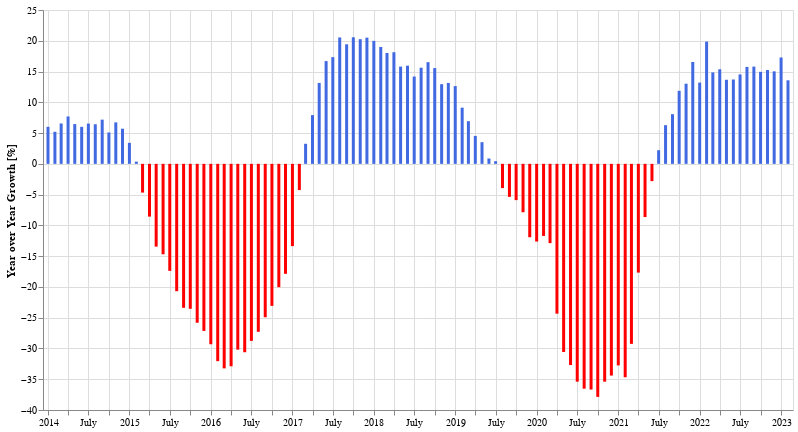
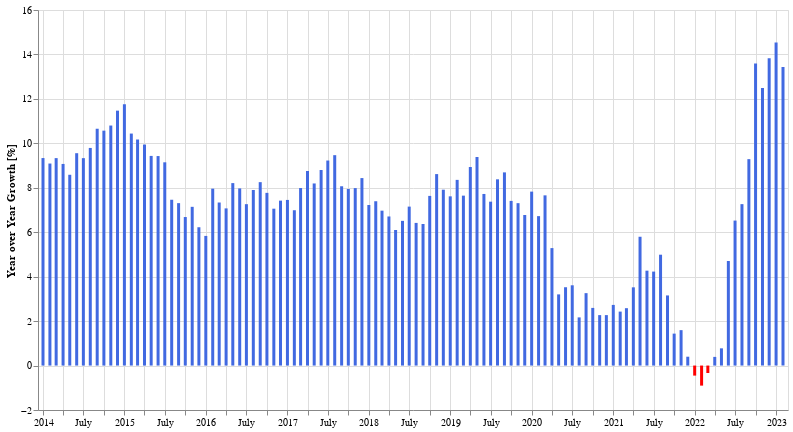
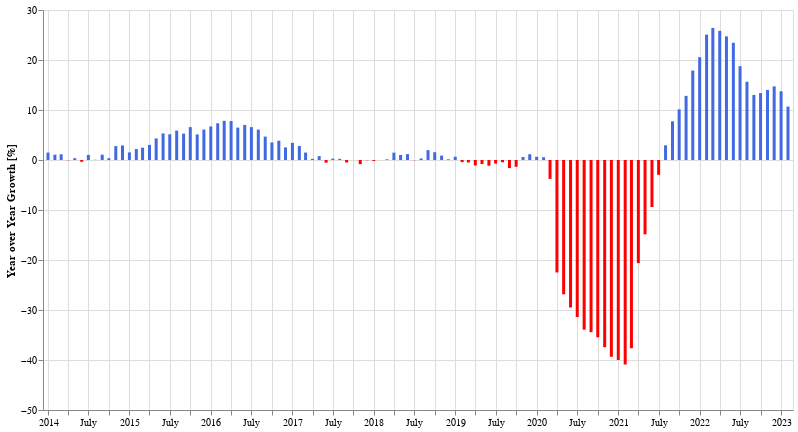
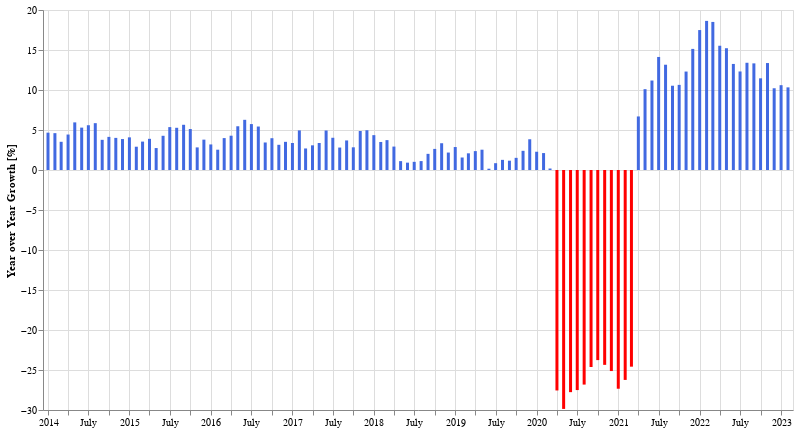

Here is the notebook cell these charts were saved with, in order:
### Code cell
charts = sorted([yoyChartFor(combined, c) for c in combined.columns.tolist()], key=lambda v: v[0] if v else 0)

isFirstDecliner = True
display(HTML("<h2 id='growth'>{}</h2>".format("Growing Sectors")))
display(HTML("<p>{}</p><br>".format("(largest growers first)")))
for v in reversed(charts):
    if v is None: continue
        
    if v[0] < 0 and isFirstDecliner:
        isFirstDecliner = False
        display(HTML("<h2 id='decline'>{}</h2>".format("Declining Sectors")))
        display(HTML("<p>{}</p><br>".format("(smallest decliners first)")))

    display(HTML("<h4>{}</h4><br>".format(v[1].to_dict()['title'])))
    v[1].properties(title='').display()

### Figure 1 — Vega-Lite specification as saved in the notebook (floating-point values rounded to 4 significant figures)
{"config": {"view": {"continuousWidth": 400, "continuousHeight": 300}}, "data": {"name": "data-0a5ef66072732fdb6ac293641fd5a50a"}, "mark": {"type": "bar", "width": 3}, "encoding": {"color": {"condition": {"value": "red", "test": "datum['Support-activities-for-mining'] < 0"}, "value": "royalblue"}, "tooltip": [{"field": "index", "type": "temporal"}, {"field": "Support-activities-for-mining", "format": ",.02f", "title": "YoY % Change", "type": "quantitative"}], "x": {"axis": {"title": ""}, "field": "index", "type": "temporal"}, "y": {"axis": {"title": "Year over Year Growth [%]"}, "field": "Support-activities-for-mining", "type": "quantitative"}}, "height": 400, "title": "", "width": 750, "$schema": "https://vega.github.io/schema/vega-lite/v4.17.0.json", "datasets": {"data-0a5ef66072732fdb6ac293641fd5a50a": [{"index": "2014-01-01T00:00:00", "Support-activities-for-mining": 6.02}, {"index": "2014-02-01T00:00:00", "Support-activities-for-mining": 5.209}, {"index": "2014-03-01T00:00:00", "Support-activities-for-mining": 6.561}, {"index": "2014-04-01T00:00:00", "Support-activities-for-mining": 7.7}, {"index": "2014-05-01T00:00:00", "Support-activities-for-mining": 6.462}, {"index": "2014-06-01T00:00:00", "Support-activities-for-mining": 6.012}, {"index": "2014-07-01T00:00:00", "Support-activities-for-mining": 6.547}, {"index": "2014-08-01T00:00:00", "Support-activities-for-mining": 6.434}, {"index": "2014-09-01T00:00:00", "Support-activities-for-mining": 7.18}, {"index": "2014-10-01T00:00:00", "Support-activities-for-mining": 5.098}, {"index": "2014-11-01T00:00:00", "Support-activities-for-mining": 6.739}, {"index": "2014-12-01T00:00:00", "Support-activities-for-mining": 5.706}, {"index": "2015-01-01T00:00:00", "Support-activities-for-mining": 3.417}, {"index": "2015-02-01T00:00:00", "Support-activities-for-mining": 0.3605}, {"index": "2015-03-01T00:00:00", "Support-activities-for-mining": -4.671}, {"index": "2015-04-01T00:00:00", "Support-activities-for-mining": -8.575}, {"index": "2015-05-01T00:00:00", "Support-activities-for-mining": -13.45}, {"index": "2015-06-01T00:00:00", "Support-activities-for-mining": -14.7}, {"index": "2015-07-01T00:00:00", "Support-activities-for-mining": -17.39}, {"index": "2015-08-01T00:00:00", "Support-activities-for-mining": -20.7}, {"index": "2015-09-01T00:00:00", "Support-activities-for-mining": -23.39}, {"index": "2015-10-01T00:00:00", "Support-activities-for-mining": -23.56}, {"index": "2015-11-01T00:00:00", "Support-activities-for-mining": -25.82}, {"index": "2015-12-01T00:00:00", "Support-activities-for-mining": -27.15}, {"index": "2016-01-01T00:00:00", "Support-activities-for-mining": -29.32}, {"index": "2016-02-01T00:00:00", "Support-activities-for-mining": -32.06}, {"index": "2016-03-01T00:00:00", "Support-activities-for-mining": -33.23}, {"index": "2016-04-01T00:00:00", "Support-activities-for-mining": -32.89}, {"index": "2016-05-01T00:00:00", "Support-activities-for-mining": -30.19}, {"index": "2016-06-01T00:00:00", "Support-activities-for-mining": -30.61}, {"index": "2016-07-01T00:00:00", "Support-activities-for-mining": -28.77}, {"index": "2016-08-01T00:00:00", "Support-activities-for-mining": -27.29}, {"index": "2016-09-01T00:00:00", "Support-activities-for-mining": -24.93}, {"index": "2016-10-01T00:00:00", "Support-activities-for-mining": -23.08}, {"index": "2016-11-01T00:00:00", "Support-activities-for-mining": -20.04}, {"index": "2016-12-01T00:00:00", "Support-activities-for-mining": -17.87}, {"index": "2017-01-01T00:00:00", "Support-activities-for-mining": -13.36}, {"index": "2017-02-01T00:00:00", "Support-activities-for-mining": -4.265}, {"index": "2017-03-01T00:00:00", "Support-activities-for-mining": 3.262}, {"index": "2017-04-01T00:00:00", "Support-activities-for-mining": 7.921}, {"index": "2017-05-01T00:00:00", "Support-activities-for-mining": 13.15}, {"index": "2017-06-01T00:00:00", "Support-activities-for-mining": 16.7}, {"index": "2017-07-01T00:00:00", "Support-activities-for-mining": 17.34}, {"index": "2017-08-01T00:00:00", "Support-activities-for-mining": 20.54}, {"index": "2017-09-01T00:00:00", "Support-activities-for-mining": 19.43}, {"index": "2017-10-01T00:00:00", "Support-activities-for-mining": 20.57}, {"index": "2017-11-01T00:00:00", "Support-activities-for-mining": 20.26}, {"index": "2017-12-01T00:00:00", "Support-activities-for-mining": 20.51}, {"index": "2018-01-01T00:00:00", "Support-activities-for-mining": 19.98}, {"index": "2018-02-01T00:00:00", "Support-activities-for-mining": 19.0}, {"index": "2018-03-01T00:00:00", "Support-activities-for-mining": 18.02}, {"index": "2018-04-01T00:00:00", "Support-activities-for-mining": 18.14}, {"index": "2018-05-01T00:00:00", "Support-activities-for-mining": 15.8}, {"index": "2018-06-01T00:00:00", "Support-activities-for-mining": 15.95}, {"index": "2018-07-01T00:00:00", "Support-activities-for-mining": 14.19}, {"index": "2018-08-01T00:00:00", "Support-activities-for-mining": 15.62}, {"index": "2018-09-01T00:00:00", "Support-activities-for-mining": 16.53}, {"index": "2018-10-01T00:00:00", "Support-activities-for-mining": 15.56}, {"index": "2018-11-01T00:00:00", "Support-activities-for-mining": 12.94}, {"index": "2018-12-01T00:00:00", "Support-activities-for-mining": 13.15}, {"index": "2019-01-01T00:00:00", "Support-activities-for-mining": 12.63}, {"index": "2019-02-01T00:00:00", "Support-activities-for-mining": 9.127}, {"index": "2019-03-01T00:00:00", "Support-activities-for-mining": 6.934}, {"index": "2019-04-01T00:00:00", "Support-activities-for-mining": 4.54}, {"index": "2019-05-01T00:00:00", "Support-activities-for-mining": 3.523}, {"index": "2019-06-01T00:00:00", "Support-activities-for-mining": 0.8671}, {"index": "2019-07-01T00:00:00", "Support-activities-for-mining": 0.4314}, {"index": "2019-08-01T00:00:00", "Support-activities-for-mining": -3.943}, {"index": "2019-09-01T00:00:00", "Support-activities-for-mining": -5.367}, {"index": "2019-10-01T00:00:00", "Support-activities-for-mining": -5.894}, {"index": "2019-11-01T00:00:00", "Support-activities-for-mining": -7.865}, {"index": "2019-12-01T00:00:00", "Support-activities-for-mining": -11.93}, {"index": "2020-01-01T00:00:00", "Support-activities-for-mining": -12.62}, {"index": "2020-02-01T00:00:00", "Support-activities-for-mining": -11.71}, {"index": "2020-03-01T00:00:00", "Support-activities-for-mining": -12.88}, {"index": "2020-04-01T00:00:00", "Support-activities-for-mining": -24.34}, {"index": "2020-05-01T00:00:00", "Support-activities-for-mining": -30.57}, {"index": "2020-06-01T00:00:00", "Support-activities-for-mining": -32.69}, {"index": "2020-07-01T00:00:00", "Support-activities-for-mining": -35.4}, {"index": "2020-08-01T00:00:00", "Support-activities-for-mining": -36.54}, {"index": "2020-09-01T00:00:00", "Support-activities-for-mining": -36.67}, {"index": "2020-10-01T00:00:00", "Support-activities-for-mining": -37.87}, {"index": "2020-11-01T00:00:00", "Support-activities-for-mining": -35.4}, {"index": "2020-12-01T00:00:00", "Support-activities-for-mining": -34.41}, {"index": "2021-01-01T00:00:00", "Support-activities-for-mining": -32.75}, {"index": "2021-02-01T00:00:00", "Support-activities-for-mining": -34.68}, {"index": "2021-03-01T00:00:00", "Support-activities-for-mining": -29.25}, {"index": "2021-04-01T00:00:00", "Support-activities-for-mining": -17.67}, {"index": "2021-05-01T00:00:00", "Support-activities-for-mining": -8.649}, {"index": "2021-06-01T00:00:00", "Support-activities-for-mining": -2.81}, {"index": "2021-07-01T00:00:00", "Support-activities-for-mining": 2.216}, {"index": "2021-08-01T00:00:00", "Support-activities-for-mining": 6.284}, {"index": "2021-09-01T00:00:00", "Support-activities-for-mining": 8.074}, {"index": "2021-10-01T00:00:00", "Support-activities-for-mining": 11.87}, {"index": "2021-11-01T00:00:00", "Support-activities-for-mining": 13.03}, {"index": "2021-12-01T00:00:00", "Support-activities-for-mining": 16.55}, {"index": "2022-01-01T00:00:00", "Support-activities-for-mining": 13.21}, {"index": "2022-02-01T00:00:00", "Support-activities-for-mining": 19.86}, {"index": "2022-03-01T00:00:00", "Support-activities-for-mining": 14.86}, {"index": "2022-04-01T00:00:00", "Support-activities-for-mining": 15.37}, {"index": "2022-05-01T00:00:00", "Support-activities-for-mining": 13.66}, {"index": "2022-06-01T00:00:00", "Support-activities-for-mining": 13.71}, {"index": "2022-07-01T00:00:00", "Support-activities-for-mining": 14.53}, {"index": "2022-08-01T00:00:00", "Support-activities-for-mining": 15.75}, {"index": "2022-09-01T00:00:00", "Support-activities-for-mining": 15.8}, {"index": "2022-10-01T00:00:00", "Support-activities-for-mining": 14.95}, {"index": "2022-11-01T00:00:00", "Support-activities-for-mining": 15.24}, {"index": "2022-12-01T00:00:00", "Support-activities-for-mining": 15.03}, {"index": "2023-01-01T00:00:00", "Support-activities-for-mining": 17.29}, {"index": "2023-02-01T00:00:00", "Support-activities-for-mining": 13.58}]}}

### Figure 2 — Vega-Lite specification as saved in the notebook (floating-point values rounded to 4 significant figures)
{"config": {"view": {"continuousWidth": 400, "continuousHeight": 300}}, "data": {"name": "data-bbdc350d8a3ac9854d88a2d3d16ad425"}, "mark": {"type": "bar", "width": 3}, "encoding": {"color": {"condition": {"value": "red", "test": "datum['Pipeline-transportation'] < 0"}, "value": "royalblue"}, "tooltip": [{"field": "index", "type": "temporal"}, {"field": "Pipeline-transportation", "format": ",.02f", "title": "YoY % Change", "type": "quantitative"}], "x": {"axis": {"title": ""}, "field": "index", "type": "temporal"}, "y": {"axis": {"title": "Year over Year Growth [%]"}, "field": "Pipeline-transportation", "type": "quantitative"}}, "height": 400, "title": "", "width": 750, "$schema": "https://vega.github.io/schema/vega-lite/v4.17.0.json", "datasets": {"data-bbdc350d8a3ac9854d88a2d3d16ad425": [{"index": "2014-01-01T00:00:00", "Pipeline-transportation": 9.337}, {"index": "2014-02-01T00:00:00", "Pipeline-transportation": 9.091}, {"index": "2014-03-01T00:00:00", "Pipeline-transportation": 9.335}, {"index": "2014-04-01T00:00:00", "Pipeline-transportation": 9.073}, {"index": "2014-05-01T00:00:00", "Pipeline-transportation": 8.585}, {"index": "2014-06-01T00:00:00", "Pipeline-transportation": 9.556}, {"index": "2014-07-01T00:00:00", "Pipeline-transportation": 9.333}, {"index": "2014-08-01T00:00:00", "Pipeline-transportation": 9.793}, {"index": "2014-09-01T00:00:00", "Pipeline-transportation": 10.66}, {"index": "2014-10-01T00:00:00", "Pipeline-transportation": 10.57}, {"index": "2014-11-01T00:00:00", "Pipeline-transportation": 10.8}, {"index": "2014-12-01T00:00:00", "Pipeline-transportation": 11.47}, {"index": "2015-01-01T00:00:00", "Pipeline-transportation": 11.75}, {"index": "2015-02-01T00:00:00", "Pipeline-transportation": 10.44}, {"index": "2015-03-01T00:00:00", "Pipeline-transportation": 10.17}, {"index": "2015-04-01T00:00:00", "Pipeline-transportation": 9.946}, {"index": "2015-05-01T00:00:00", "Pipeline-transportation": 9.434}, {"index": "2015-06-01T00:00:00", "Pipeline-transportation": 9.427}, {"index": "2015-07-01T00:00:00", "Pipeline-transportation": 9.146}, {"index": "2015-08-01T00:00:00", "Pipeline-transportation": 7.461}, {"index": "2015-09-01T00:00:00", "Pipeline-transportation": 7.309}, {"index": "2015-10-01T00:00:00", "Pipeline-transportation": 6.684}, {"index": "2015-11-01T00:00:00", "Pipeline-transportation": 7.143}, {"index": "2015-12-01T00:00:00", "Pipeline-transportation": 6.224}, {"index": "2016-01-01T00:00:00", "Pipeline-transportation": 5.834}, {"index": "2016-02-01T00:00:00", "Pipeline-transportation": 7.96}, {"index": "2016-03-01T00:00:00", "Pipeline-transportation": 7.337}, {"index": "2016-04-01T00:00:00", "Pipeline-transportation": 7.072}, {"index": "2016-05-01T00:00:00", "Pipeline-transportation": 8.21}, {"index": "2016-06-01T00:00:00", "Pipeline-transportation": 7.971}, {"index": "2016-07-01T00:00:00", "Pipeline-transportation": 7.263}, {"index": "2016-08-01T00:00:00", "Pipeline-transportation": 7.901}, {"index": "2016-09-01T00:00:00", "Pipeline-transportation": 8.253}, {"index": "2016-10-01T00:00:00", "Pipeline-transportation": 7.772}, {"index": "2016-11-01T00:00:00", "Pipeline-transportation": 7.059}, {"index": "2016-12-01T00:00:00", "Pipeline-transportation": 7.422}, {"index": "2017-01-01T00:00:00", "Pipeline-transportation": 7.453}, {"index": "2017-02-01T00:00:00", "Pipeline-transportation": 6.989}, {"index": "2017-03-01T00:00:00", "Pipeline-transportation": 7.988}, {"index": "2017-04-01T00:00:00", "Pipeline-transportation": 8.756}, {"index": "2017-05-01T00:00:00", "Pipeline-transportation": 8.194}, {"index": "2017-06-01T00:00:00", "Pipeline-transportation": 8.799}, {"index": "2017-07-01T00:00:00", "Pipeline-transportation": 9.226}, {"index": "2017-08-01T00:00:00", "Pipeline-transportation": 9.467}, {"index": "2017-09-01T00:00:00", "Pipeline-transportation": 8.068}, {"index": "2017-10-01T00:00:00", "Pipeline-transportation": 7.947}, {"index": "2017-11-01T00:00:00", "Pipeline-transportation": 7.985}, {"index": "2017-12-01T00:00:00", "Pipeline-transportation": 8.436}, {"index": "2018-01-01T00:00:00", "Pipeline-transportation": 7.225}, {"index": "2018-02-01T00:00:00", "Pipeline-transportation": 7.394}, {"index": "2018-03-01T00:00:00", "Pipeline-transportation": 6.97}, {"index": "2018-04-01T00:00:00", "Pipeline-transportation": 6.709}, {"index": "2018-05-01T00:00:00", "Pipeline-transportation": 6.101}, {"index": "2018-06-01T00:00:00", "Pipeline-transportation": 6.511}, {"index": "2018-07-01T00:00:00", "Pipeline-transportation": 7.153}, {"index": "2018-08-01T00:00:00", "Pipeline-transportation": 6.419}, {"index": "2018-09-01T00:00:00", "Pipeline-transportation": 6.37}, {"index": "2018-10-01T00:00:00", "Pipeline-transportation": 7.635}, {"index": "2018-11-01T00:00:00", "Pipeline-transportation": 8.616}, {"index": "2018-12-01T00:00:00", "Pipeline-transportation": 7.914}, {"index": "2019-01-01T00:00:00", "Pipeline-transportation": 7.615}, {"index": "2019-02-01T00:00:00", "Pipeline-transportation": 8.356}, {"index": "2019-03-01T00:00:00", "Pipeline-transportation": 7.646}, {"index": "2019-04-01T00:00:00", "Pipeline-transportation": 8.934}, {"index": "2019-05-01T00:00:00", "Pipeline-transportation": 9.385}, {"index": "2019-06-01T00:00:00", "Pipeline-transportation": 7.722}, {"index": "2019-07-01T00:00:00", "Pipeline-transportation": 7.374}, {"index": "2019-08-01T00:00:00", "Pipeline-transportation": 8.381}, {"index": "2019-09-01T00:00:00", "Pipeline-transportation": 8.693}, {"index": "2019-10-01T00:00:00", "Pipeline-transportation": 7.41}, {"index": "2019-11-01T00:00:00", "Pipeline-transportation": 7.308}, {"index": "2019-12-01T00:00:00", "Pipeline-transportation": 6.774}, {"index": "2020-01-01T00:00:00", "Pipeline-transportation": 7.827}, {"index": "2020-02-01T00:00:00", "Pipeline-transportation": 6.724}, {"index": "2020-03-01T00:00:00", "Pipeline-transportation": 7.659}, {"index": "2020-04-01T00:00:00", "Pipeline-transportation": 5.286}, {"index": "2020-05-01T00:00:00", "Pipeline-transportation": 3.202}, {"index": "2020-06-01T00:00:00", "Pipeline-transportation": 3.524}, {"index": "2020-07-01T00:00:00", "Pipeline-transportation": 3.612}, {"index": "2020-08-01T00:00:00", "Pipeline-transportation": 2.168}, {"index": "2020-09-01T00:00:00", "Pipeline-transportation": 3.258}, {"index": "2020-10-01T00:00:00", "Pipeline-transportation": 2.594}, {"index": "2020-11-01T00:00:00", "Pipeline-transportation": 2.27}, {"index": "2020-12-01T00:00:00", "Pipeline-transportation": 2.27}, {"index": "2021-01-01T00:00:00", "Pipeline-transportation": 2.729}, {"index": "2021-02-01T00:00:00", "Pipeline-transportation": 2.428}, {"index": "2021-03-01T00:00:00", "Pipeline-transportation": 2.582}, {"index": "2021-04-01T00:00:00", "Pipeline-transportation": 3.52}, {"index": "2021-05-01T00:00:00", "Pipeline-transportation": 5.796}, {"index": "2021-06-01T00:00:00", "Pipeline-transportation": 4.27}, {"index": "2021-07-01T00:00:00", "Pipeline-transportation": 4.229}, {"index": "2021-08-01T00:00:00", "Pipeline-transportation": 4.989}, {"index": "2021-09-01T00:00:00", "Pipeline-transportation": 3.155}, {"index": "2021-10-01T00:00:00", "Pipeline-transportation": 1.437}, {"index": "2021-11-01T00:00:00", "Pipeline-transportation": 1.594}, {"index": "2021-12-01T00:00:00", "Pipeline-transportation": 0.3984}, {"index": "2022-01-01T00:00:00", "Pipeline-transportation": -0.4522}, {"index": "2022-02-01T00:00:00", "Pipeline-transportation": -0.9029}, {"index": "2022-03-01T00:00:00", "Pipeline-transportation": -0.3356}, {"index": "2022-04-01T00:00:00", "Pipeline-transportation": 0.3902}, {"index": "2022-05-01T00:00:00", "Pipeline-transportation": 0.7748}, {"index": "2022-06-01T00:00:00", "Pipeline-transportation": 4.704}, {"index": "2022-07-01T00:00:00", "Pipeline-transportation": 6.524}, {"index": "2022-08-01T00:00:00", "Pipeline-transportation": 7.264}, {"index": "2022-09-01T00:00:00", "Pipeline-transportation": 9.288}, {"index": "2022-10-01T00:00:00", "Pipeline-transportation": 13.6}, {"index": "2022-11-01T00:00:00", "Pipeline-transportation": 12.49}, {"index": "2022-12-01T00:00:00", "Pipeline-transportation": 13.83}, {"index": "2023-01-01T00:00:00", "Pipeline-transportation": 14.54}, {"index": "2023-02-01T00:00:00", "Pipeline-transportation": 13.44}]}}

### Figure 3 — Vega-Lite specification as saved in the notebook (floating-point values rounded to 4 significant figures)
{"config": {"view": {"continuousWidth": 400, "continuousHeight": 300}}, "data": {"name": "data-6b6987a2373f8989c7c3945c322a4367"}, "mark": {"type": "bar", "width": 3}, "encoding": {"color": {"condition": {"value": "red", "test": "datum['Management,-scientific,-and-technical-consulting-services'] < 0"}, "value": "royalblue"}, "tooltip": [{"field": "index", "type": "temporal"}, {"field": "Management,-scientific,-and-technical-consulting-services", "format": ",.02f", "title": "YoY % Change", "type": "quantitative"}], "x": {"axis": {"title": ""}, "field": "index", "type": "temporal"}, "y": {"axis": {"title": "Year over Year Growth [%]"}, "field": "Management,-scientific,-and-technical-consulting-services", "type": "quantitative"}}, "height": 400, "title": "", "width": 750, "$schema": "https://vega.github.io/schema/vega-lite/v4.17.0.json", "datasets": {"data-6b6987a2373f8989c7c3945c322a4367": [{"index": "2014-01-01T00:00:00", "Management,-scientific,-and-technical-consulting-services": 1.489}, {"index": "2014-02-01T00:00:00", "Management,-scientific,-and-technical-consulting-services": 1.054}, {"index": "2014-03-01T00:00:00", "Management,-scientific,-and-technical-consulting-services": 1.146}, {"index": "2014-04-01T00:00:00", "Management,-scientific,-and-technical-consulting-services": -0.05115}, {"index": "2014-05-01T00:00:00", "Management,-scientific,-and-technical-consulting-services": 0.3568}, {"index": "2014-06-01T00:00:00", "Management,-scientific,-and-technical-consulting-services": -0.3526}, {"index": "2014-07-01T00:00:00", "Management,-scientific,-and-technical-consulting-services": 1.019}, {"index": "2014-08-01T00:00:00", "Management,-scientific,-and-technical-consulting-services": 0.05068}, {"index": "2014-09-01T00:00:00", "Management,-scientific,-and-technical-consulting-services": 1.068}, {"index": "2014-10-01T00:00:00", "Management,-scientific,-and-technical-consulting-services": 0.3551}, {"index": "2014-11-01T00:00:00", "Management,-scientific,-and-technical-consulting-services": 2.781}, {"index": "2014-12-01T00:00:00", "Management,-scientific,-and-technical-consulting-services": 2.905}, {"index": "2015-01-01T00:00:00", "Management,-scientific,-and-technical-consulting-services": 1.519}, {"index": "2015-02-01T00:00:00", "Management,-scientific,-and-technical-consulting-services": 2.19}, {"index": "2015-03-01T00:00:00", "Management,-scientific,-and-technical-consulting-services": 2.472}, {"index": "2015-04-01T00:00:00", "Management,-scientific,-and-technical-consulting-services": 3.019}, {"index": "2015-05-01T00:00:00", "Management,-scientific,-and-technical-consulting-services": 4.317}, {"index": "2015-06-01T00:00:00", "Management,-scientific,-and-technical-consulting-services": 5.308}, {"index": "2015-07-01T00:00:00", "Management,-scientific,-and-technical-consulting-services": 5.146}, {"index": "2015-08-01T00:00:00", "Management,-scientific,-and-technical-consulting-services": 5.876}, {"index": "2015-09-01T00:00:00", "Management,-scientific,-and-technical-consulting-services": 5.282}, {"index": "2015-10-01T00:00:00", "Management,-scientific,-and-technical-consulting-services": 6.572}, {"index": "2015-11-01T00:00:00", "Management,-scientific,-and-technical-consulting-services": 5.11}, {"index": "2015-12-01T00:00:00", "Management,-scientific,-and-technical-consulting-services": 6.099}, {"index": "2016-01-01T00:00:00", "Management,-scientific,-and-technical-consulting-services": 6.708}, {"index": "2016-02-01T00:00:00", "Management,-scientific,-and-technical-consulting-services": 7.347}, {"index": "2016-03-01T00:00:00", "Management,-scientific,-and-technical-consulting-services": 7.839}, {"index": "2016-04-01T00:00:00", "Management,-scientific,-and-technical-consulting-services": 7.799}, {"index": "2016-05-01T00:00:00", "Management,-scientific,-and-technical-consulting-services": 6.475}, {"index": "2016-06-01T00:00:00", "Management,-scientific,-and-technical-consulting-services": 7.009}, {"index": "2016-07-01T00:00:00", "Management,-scientific,-and-technical-consulting-services": 6.574}, {"index": "2016-08-01T00:00:00", "Management,-scientific,-and-technical-consulting-services": 6.077}, {"index": "2016-09-01T00:00:00", "Management,-scientific,-and-technical-consulting-services": 4.682}, {"index": "2016-10-01T00:00:00", "Management,-scientific,-and-technical-consulting-services": 3.51}, {"index": "2016-11-01T00:00:00", "Management,-scientific,-and-technical-consulting-services": 3.861}, {"index": "2016-12-01T00:00:00", "Management,-scientific,-and-technical-consulting-services": 2.518}, {"index": "2017-01-01T00:00:00", "Management,-scientific,-and-technical-consulting-services": 3.433}, {"index": "2017-02-01T00:00:00", "Management,-scientific,-and-technical-consulting-services": 2.804}, {"index": "2017-03-01T00:00:00", "Management,-scientific,-and-technical-consulting-services": 1.491}, {"index": "2017-04-01T00:00:00", "Management,-scientific,-and-technical-consulting-services": 0.2304}, {"index": "2017-05-01T00:00:00", "Management,-scientific,-and-technical-consulting-services": 0.7773}, {"index": "2017-06-01T00:00:00", "Management,-scientific,-and-technical-consulting-services": -0.5384}, {"index": "2017-07-01T00:00:00", "Management,-scientific,-and-technical-consulting-services": 0.2701}, {"index": "2017-08-01T00:00:00", "Management,-scientific,-and-technical-consulting-services": 0.2255}, {"index": "2017-09-01T00:00:00", "Management,-scientific,-and-technical-consulting-services": -0.5021}, {"index": "2017-10-01T00:00:00", "Management,-scientific,-and-technical-consulting-services": 0.0}, {"index": "2017-11-01T00:00:00", "Management,-scientific,-and-technical-consulting-services": -0.8261}, {"index": "2017-12-01T00:00:00", "Management,-scientific,-and-technical-consulting-services": -0.04634}, {"index": "2018-01-01T00:00:00", "Management,-scientific,-and-technical-consulting-services": -0.187}, {"index": "2018-02-01T00:00:00", "Management,-scientific,-and-technical-consulting-services": 0.0}, {"index": "2018-03-01T00:00:00", "Management,-scientific,-and-technical-consulting-services": 0.1377}, {"index": "2018-04-01T00:00:00", "Management,-scientific,-and-technical-consulting-services": 1.471}, {"index": "2018-05-01T00:00:00", "Management,-scientific,-and-technical-consulting-services": 0.9982}, {"index": "2018-06-01T00:00:00", "Management,-scientific,-and-technical-consulting-services": 1.173}, {"index": "2018-07-01T00:00:00", "Management,-scientific,-and-technical-consulting-services": -0.0449}, {"index": "2018-08-01T00:00:00", "Management,-scientific,-and-technical-consulting-services": 0.315}, {"index": "2018-09-01T00:00:00", "Management,-scientific,-and-technical-consulting-services": 1.972}, {"index": "2018-10-01T00:00:00", "Management,-scientific,-and-technical-consulting-services": 1.558}, {"index": "2018-11-01T00:00:00", "Management,-scientific,-and-technical-consulting-services": 0.8792}, {"index": "2018-12-01T00:00:00", "Management,-scientific,-and-technical-consulting-services": 0.1391}, {"index": "2019-01-01T00:00:00", "Management,-scientific,-and-technical-consulting-services": 0.6557}, {"index": "2019-02-01T00:00:00", "Management,-scientific,-and-technical-consulting-services": -0.4161}, {"index": "2019-03-01T00:00:00", "Management,-scientific,-and-technical-consulting-services": -0.5044}, {"index": "2019-04-01T00:00:00", "Management,-scientific,-and-technical-consulting-services": -1.087}, {"index": "2019-05-01T00:00:00", "Management,-scientific,-and-technical-consulting-services": -0.8086}, {"index": "2019-06-01T00:00:00", "Management,-scientific,-and-technical-consulting-services": -1.159}, {"index": "2019-07-01T00:00:00", "Management,-scientific,-and-technical-consulting-services": -0.7188}, {"index": "2019-08-01T00:00:00", "Management,-scientific,-and-technical-consulting-services": -0.4486}, {"index": "2019-09-01T00:00:00", "Management,-scientific,-and-technical-consulting-services": -1.619}, {"index": "2019-10-01T00:00:00", "Management,-scientific,-and-technical-consulting-services": -1.354}, {"index": "2019-11-01T00:00:00", "Management,-scientific,-and-technical-consulting-services": 0.5963}, {"index": "2019-12-01T00:00:00", "Management,-scientific,-and-technical-consulting-services": 1.157}, {"index": "2020-01-01T00:00:00", "Management,-scientific,-and-technical-consulting-services": 0.6515}, {"index": "2020-02-01T00:00:00", "Management,-scientific,-and-technical-consulting-services": 0.5571}, {"index": "2020-03-01T00:00:00", "Management,-scientific,-and-technical-consulting-services": -3.779}, {"index": "2020-04-01T00:00:00", "Management,-scientific,-and-technical-consulting-services": -22.49}, {"index": "2020-05-01T00:00:00", "Management,-scientific,-and-technical-consulting-services": -26.86}, {"index": "2020-06-01T00:00:00", "Management,-scientific,-and-technical-consulting-services": -29.5}, {"index": "2020-07-01T00:00:00", "Management,-scientific,-and-technical-consulting-services": -31.4}, {"index": "2020-08-01T00:00:00", "Management,-scientific,-and-technical-consulting-services": -33.93}, {"index": "2020-09-01T00:00:00", "Management,-scientific,-and-technical-consulting-services": -34.43}, {"index": "2020-10-01T00:00:00", "Management,-scientific,-and-technical-consulting-services": -35.45}, {"index": "2020-11-01T00:00:00", "Management,-scientific,-and-technical-consulting-services": -37.44}, {"index": "2020-12-01T00:00:00", "Management,-scientific,-and-technical-consulting-services": -39.36}, {"index": "2021-01-01T00:00:00", "Management,-scientific,-and-technical-consulting-services": -39.99}, {"index": "2021-02-01T00:00:00", "Management,-scientific,-and-technical-consulting-services": -40.9}, {"index": "2021-03-01T00:00:00", "Management,-scientific,-and-technical-consulting-services": -37.64}, {"index": "2021-04-01T00:00:00", "Management,-scientific,-and-technical-consulting-services": -20.63}, {"index": "2021-05-01T00:00:00", "Management,-scientific,-and-technical-consulting-services": -14.86}, {"index": "2021-06-01T00:00:00", "Management,-scientific,-and-technical-consulting-services": -9.405}, {"index": "2021-07-01T00:00:00", "Management,-scientific,-and-technical-consulting-services": -2.968}, {"index": "2021-08-01T00:00:00", "Management,-scientific,-and-technical-consulting-services": 2.933}, {"index": "2021-09-01T00:00:00", "Management,-scientific,-and-technical-consulting-services": 7.741}, {"index": "2021-10-01T00:00:00", "Management,-scientific,-and-technical-consulting-services": 10.13}, {"index": "2021-11-01T00:00:00", "Management,-scientific,-and-technical-consulting-services": 12.83}, {"index": "2021-12-01T00:00:00", "Management,-scientific,-and-technical-consulting-services": 17.89}, {"index": "2022-01-01T00:00:00", "Management,-scientific,-and-technical-consulting-services": 20.57}, {"index": "2022-02-01T00:00:00", "Management,-scientific,-and-technical-consulting-services": 25.08}, {"index": "2022-03-01T00:00:00", "Management,-scientific,-and-technical-consulting-services": 26.42}, {"index": "2022-04-01T00:00:00", "Management,-scientific,-and-technical-consulting-services": 25.84}, {"index": "2022-05-01T00:00:00", "Management,-scientific,-and-technical-consulting-services": 24.73}, {"index": "2022-06-01T00:00:00", "Management,-scientific,-and-technical-consulting-services": 23.45}, {"index": "2022-07-01T00:00:00", "Management,-scientific,-and-technical-consulting-services": 18.76}, {"index": "2022-08-01T00:00:00", "Management,-scientific,-and-technical-consulting-services": 15.64}, {"index": "2022-09-01T00:00:00", "Management,-scientific,-and-technical-consulting-services": 13.01}, {"index": "2022-10-01T00:00:00", "Management,-scientific,-and-technical-consulting-services": 13.38}, {"index": "2022-11-01T00:00:00", "Management,-scientific,-and-technical-consulting-services": 14.02}, {"index": "2022-12-01T00:00:00", "Management,-scientific,-and-technical-consulting-services": 14.72}, {"index": "2023-01-01T00:00:00", "Management,-scientific,-and-technical-consulting-services": 13.74}, {"index": "2023-02-01T00:00:00", "Management,-scientific,-and-technical-consulting-services": 10.68}]}}

### Figure 4 — Vega-Lite specification as saved in the notebook (floating-point values rounded to 4 significant figures)
{"config": {"view": {"continuousWidth": 400, "continuousHeight": 300}}, "data": {"name": "data-ee5111a9a5b44b92fb5e217d773ff77d"}, "mark": {"type": "bar", "width": 3}, "encoding": {"color": {"condition": {"value": "red", "test": "datum['Skilled-nursing-care-facilities'] < 0"}, "value": "royalblue"}, "tooltip": [{"field": "index", "type": "temporal"}, {"field": "Skilled-nursing-care-facilities", "format": ",.02f", "title": "YoY % Change", "type": "quantitative"}], "x": {"axis": {"title": ""}, "field": "index", "type": "temporal"}, "y": {"axis": {"title": "Year over Year Growth [%]"}, "field": "Skilled-nursing-care-facilities", "type": "quantitative"}}, "height": 400, "title": "", "width": 750, "$schema": "https://vega.github.io/schema/vega-lite/v4.17.0.json", "datasets": {"data-ee5111a9a5b44b92fb5e217d773ff77d": [{"index": "2014-01-01T00:00:00", "Skilled-nursing-care-facilities": 4.668}, {"index": "2014-02-01T00:00:00", "Skilled-nursing-care-facilities": 4.606}, {"index": "2014-03-01T00:00:00", "Skilled-nursing-care-facilities": 3.526}, {"index": "2014-04-01T00:00:00", "Skilled-nursing-care-facilities": 4.433}, {"index": "2014-05-01T00:00:00", "Skilled-nursing-care-facilities": 5.952}, {"index": "2014-06-01T00:00:00", "Skilled-nursing-care-facilities": 5.298}, {"index": "2014-07-01T00:00:00", "Skilled-nursing-care-facilities": 5.596}, {"index": "2014-08-01T00:00:00", "Skilled-nursing-care-facilities": 5.855}, {"index": "2014-09-01T00:00:00", "Skilled-nursing-care-facilities": 3.771}, {"index": "2014-10-01T00:00:00", "Skilled-nursing-care-facilities": 4.14}, {"index": "2014-11-01T00:00:00", "Skilled-nursing-care-facilities": 4.014}, {"index": "2014-12-01T00:00:00", "Skilled-nursing-care-facilities": 3.869}, {"index": "2015-01-01T00:00:00", "Skilled-nursing-care-facilities": 4.082}, {"index": "2015-02-01T00:00:00", "Skilled-nursing-care-facilities": 2.91}, {"index": "2015-03-01T00:00:00", "Skilled-nursing-care-facilities": 3.551}, {"index": "2015-04-01T00:00:00", "Skilled-nursing-care-facilities": 3.897}, {"index": "2015-05-01T00:00:00", "Skilled-nursing-care-facilities": 2.743}, {"index": "2015-06-01T00:00:00", "Skilled-nursing-care-facilities": 4.277}, {"index": "2015-07-01T00:00:00", "Skilled-nursing-care-facilities": 5.362}, {"index": "2015-08-01T00:00:00", "Skilled-nursing-care-facilities": 5.277}, {"index": "2015-09-01T00:00:00", "Skilled-nursing-care-facilities": 5.653}, {"index": "2015-10-01T00:00:00", "Skilled-nursing-care-facilities": 5.121}, {"index": "2015-11-01T00:00:00", "Skilled-nursing-care-facilities": 2.826}, {"index": "2015-12-01T00:00:00", "Skilled-nursing-care-facilities": 3.795}, {"index": "2016-01-01T00:00:00", "Skilled-nursing-care-facilities": 3.195}, {"index": "2016-02-01T00:00:00", "Skilled-nursing-care-facilities": 2.538}, {"index": "2016-03-01T00:00:00", "Skilled-nursing-care-facilities": 3.989}, {"index": "2016-04-01T00:00:00", "Skilled-nursing-care-facilities": 4.287}, {"index": "2016-05-01T00:00:00", "Skilled-nursing-care-facilities": 5.467}, {"index": "2016-06-01T00:00:00", "Skilled-nursing-care-facilities": 6.273}, {"index": "2016-07-01T00:00:00", "Skilled-nursing-care-facilities": 5.74}, {"index": "2016-08-01T00:00:00", "Skilled-nursing-care-facilities": 5.435}, {"index": "2016-09-01T00:00:00", "Skilled-nursing-care-facilities": 3.439}, {"index": "2016-10-01T00:00:00", "Skilled-nursing-care-facilities": 3.974}, {"index": "2016-11-01T00:00:00", "Skilled-nursing-care-facilities": 3.15}, {"index": "2016-12-01T00:00:00", "Skilled-nursing-care-facilities": 3.521}, {"index": "2017-01-01T00:00:00", "Skilled-nursing-care-facilities": 3.378}, {"index": "2017-02-01T00:00:00", "Skilled-nursing-care-facilities": 4.95}, {"index": "2017-03-01T00:00:00", "Skilled-nursing-care-facilities": 2.692}, {"index": "2017-04-01T00:00:00", "Skilled-nursing-care-facilities": 3.083}, {"index": "2017-05-01T00:00:00", "Skilled-nursing-care-facilities": 3.376}, {"index": "2017-06-01T00:00:00", "Skilled-nursing-care-facilities": 4.938}, {"index": "2017-07-01T00:00:00", "Skilled-nursing-care-facilities": 4.029}, {"index": "2017-08-01T00:00:00", "Skilled-nursing-care-facilities": 2.806}, {"index": "2017-09-01T00:00:00", "Skilled-nursing-care-facilities": 3.695}, {"index": "2017-10-01T00:00:00", "Skilled-nursing-care-facilities": 2.836}, {"index": "2017-11-01T00:00:00", "Skilled-nursing-care-facilities": 4.873}, {"index": "2017-12-01T00:00:00", "Skilled-nursing-care-facilities": 4.971}, {"index": "2018-01-01T00:00:00", "Skilled-nursing-care-facilities": 4.357}, {"index": "2018-02-01T00:00:00", "Skilled-nursing-care-facilities": 3.504}, {"index": "2018-03-01T00:00:00", "Skilled-nursing-care-facilities": 3.735}, {"index": "2018-04-01T00:00:00", "Skilled-nursing-care-facilities": 2.928}, {"index": "2018-05-01T00:00:00", "Skilled-nursing-care-facilities": 1.108}, {"index": "2018-06-01T00:00:00", "Skilled-nursing-care-facilities": 0.9194}, {"index": "2018-07-01T00:00:00", "Skilled-nursing-care-facilities": 1.022}, {"index": "2018-08-01T00:00:00", "Skilled-nursing-care-facilities": 1.114}, {"index": "2018-09-01T00:00:00", "Skilled-nursing-care-facilities": 2.019}, {"index": "2018-10-01T00:00:00", "Skilled-nursing-care-facilities": 2.638}, {"index": "2018-11-01T00:00:00", "Skilled-nursing-care-facilities": 3.346}, {"index": "2018-12-01T00:00:00", "Skilled-nursing-care-facilities": 2.181}, {"index": "2019-01-01T00:00:00", "Skilled-nursing-care-facilities": 2.87}, {"index": "2019-02-01T00:00:00", "Skilled-nursing-care-facilities": 1.562}, {"index": "2019-03-01T00:00:00", "Skilled-nursing-care-facilities": 2.085}, {"index": "2019-04-01T00:00:00", "Skilled-nursing-care-facilities": 2.361}, {"index": "2019-05-01T00:00:00", "Skilled-nursing-care-facilities": 2.537}, {"index": "2019-06-01T00:00:00", "Skilled-nursing-care-facilities": 0.1608}, {"index": "2019-07-01T00:00:00", "Skilled-nursing-care-facilities": 0.852}, {"index": "2019-08-01T00:00:00", "Skilled-nursing-care-facilities": 1.267}, {"index": "2019-09-01T00:00:00", "Skilled-nursing-care-facilities": 1.164}, {"index": "2019-10-01T00:00:00", "Skilled-nursing-care-facilities": 1.519}, {"index": "2019-11-01T00:00:00", "Skilled-nursing-care-facilities": 2.398}, {"index": "2019-12-01T00:00:00", "Skilled-nursing-care-facilities": 3.841}, {"index": "2020-01-01T00:00:00", "Skilled-nursing-care-facilities": 2.283}, {"index": "2020-02-01T00:00:00", "Skilled-nursing-care-facilities": 2.115}, {"index": "2020-03-01T00:00:00", "Skilled-nursing-care-facilities": 0.1856}, {"index": "2020-04-01T00:00:00", "Skilled-nursing-care-facilities": -27.56}, {"index": "2020-05-01T00:00:00", "Skilled-nursing-care-facilities": -29.87}, {"index": "2020-06-01T00:00:00", "Skilled-nursing-care-facilities": -27.77}, {"index": "2020-07-01T00:00:00", "Skilled-nursing-care-facilities": -27.51}, {"index": "2020-08-01T00:00:00", "Skilled-nursing-care-facilities": -26.82}, {"index": "2020-09-01T00:00:00", "Skilled-nursing-care-facilities": -24.63}, {"index": "2020-10-01T00:00:00", "Skilled-nursing-care-facilities": -23.76}, {"index": "2020-11-01T00:00:00", "Skilled-nursing-care-facilities": -24.36}, {"index": "2020-12-01T00:00:00", "Skilled-nursing-care-facilities": -25.13}, {"index": "2021-01-01T00:00:00", "Skilled-nursing-care-facilities": -27.34}, {"index": "2021-02-01T00:00:00", "Skilled-nursing-care-facilities": -26.24}, {"index": "2021-03-01T00:00:00", "Skilled-nursing-care-facilities": -24.58}, {"index": "2021-04-01T00:00:00", "Skilled-nursing-care-facilities": 6.694}, {"index": "2021-05-01T00:00:00", "Skilled-nursing-care-facilities": 10.1}, {"index": "2021-06-01T00:00:00", "Skilled-nursing-care-facilities": 11.19}, {"index": "2021-07-01T00:00:00", "Skilled-nursing-care-facilities": 14.13}, {"index": "2021-08-01T00:00:00", "Skilled-nursing-care-facilities": 13.16}, {"index": "2021-09-01T00:00:00", "Skilled-nursing-care-facilities": 10.53}, {"index": "2021-10-01T00:00:00", "Skilled-nursing-care-facilities": 10.64}, {"index": "2021-11-01T00:00:00", "Skilled-nursing-care-facilities": 12.31}, {"index": "2021-12-01T00:00:00", "Skilled-nursing-care-facilities": 15.14}, {"index": "2022-01-01T00:00:00", "Skilled-nursing-care-facilities": 17.49}, {"index": "2022-02-01T00:00:00", "Skilled-nursing-care-facilities": 18.64}, {"index": "2022-03-01T00:00:00", "Skilled-nursing-care-facilities": 18.51}, {"index": "2022-04-01T00:00:00", "Skilled-nursing-care-facilities": 15.53}, {"index": "2022-05-01T00:00:00", "Skilled-nursing-care-facilities": 15.22}, {"index": "2022-06-01T00:00:00", "Skilled-nursing-care-facilities": 13.26}, {"index": "2022-07-01T00:00:00", "Skilled-nursing-care-facilities": 12.32}, {"index": "2022-08-01T00:00:00", "Skilled-nursing-care-facilities": 13.4}, {"index": "2022-09-01T00:00:00", "Skilled-nursing-care-facilities": 13.33}, {"index": "2022-10-01T00:00:00", "Skilled-nursing-care-facilities": 11.46}, {"index": "2022-11-01T00:00:00", "Skilled-nursing-care-facilities": 13.37}, {"index": "2022-12-01T00:00:00", "Skilled-nursing-care-facilities": 10.22}, {"index": "2023-01-01T00:00:00", "Skilled-nursing-care-facilities": 10.6}, {"index": "2023-02-01T00:00:00", "Skilled-nursing-care-facilities": 10.33}]}}
